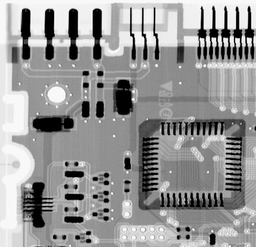
#> input picture Homework4/img/task_2.png, 256 x 247 px, shrunk from 464 x 448 before the run
$ python 2.3.py
#> lines starting #> are read from the running program, lines starting #| are printed output that depends on the picture; after the words box and inside, x2 and y2 are one past the last pixel; in counts of white or black regions, pixels touching at a corner belong together
### Homework4/src/noise.py
import numpy as np
from PIL import Image
import matplotlib.pyplot as plt
from show import show, show3

def GaussionNoise(sourceImage, mean, segma, view=False):
    """GaussionNoise add a additive Gaussion Noise with respective
       Mean and Segma to a image

        Args:
            sourceImage:    original image
            mean:           respective mean of the Gaussion noise
            segma:          respective segma of the Gaussion noise
            view:           The flag to decided to show the result image
                            Set to False default

        Returns:
            retImage:       a image polluted by a Gaussion noise
    """
    retImage = sourceImage + segma*np.random.randn(sourceImage.shape[0], sourceImage.shape[1])+mean
    for x in range(retImage.shape[0]):
        for y in range(retImage.shape[1]):
            if retImage[x][y] > 255:
                retImage[x][y] = 255
            elif retImage[x][y] < 0:
                retImage[x][y] = 0
            else:
                retImage[x][y] = int(retImage[x][y])

    if view:
        show(sourceImage, retImage, "GaussionNoise")

    return retImage

def salt_pepperNoise(sourceImage, saltP=0, pepperP=0, view=False):
    """salt_pepperNoise add a possible Noise with respective
       saltP and pepperP to a image

        Args:
            sourceImage:    original image
            saltP:          possibility of salt noise
            pepperP:        possibility of pepper noise
            view:           The flag to decided to show the result image
                            Set to False default

        Returns:
            retImage:       a image polluted by a salt_pepper noise
    """
    retImage = np.zeros(sourceImage.shape, dtype=sourceImage.dtype)
    retImage[:,:] = sourceImage[:,:]

    if saltP != 0:
        count = int(retImage.size * saltP)
        xHigh = retImage.shape[0]-1
        yHigh = retImage.shape[1]-1
        for i in range(count):
            x = np.random.random_integers(0, xHigh)
            y = np.random.random_integers(0, yHigh)
            retImage[x][y] = 255

    if pepperP != 0:
        count = int(retImage.size * pepperP)
        xHigh = retImage.shape[0]-1
        yHigh = retImage.shape[1]-1
        for i in range(count):
            x = np.random.random_integers(0, xHigh)
            y = np.random.random_integers(0, yHigh)
            retImage[x][y] = 0

    if view:
       show(sourceImage, retImage, "salt_pepperNoise")

    return retImage

def start():
    sourceImage = np.array(Image.open('task_2.png'))[:,:,0]
    noiseImage = saltNoise(sourceImage, 0.2, 0.2)

# [2 lines that do not run on import are left out]

### Homework4/src/hw2_filter.py
import numpy as np
from PIL import Image
import matplotlib.pyplot as plt

#
# change the entengImg's dtype from int to float
# change the output of filter2d's dtype from int to float
#

def extending(img, filterHeight, filterWidth):
    # extending image
    extendImg = np.zeros((img.shape[0]+(filterHeight-1)*2, img.shape[1]+(filterWidth-1)*2), dtype=float)
    height = extendImg.shape[0]
    width = extendImg.shape[1]
    imgHeight = img.shape[0]
    imgWidth = img.shape[1]

    # extend entity
    extendImg[filterHeight-1:filterHeight-1+imgHeight, filterWidth-1:filterWidth-1+imgWidth] = img

    # extend horizontal border
    extendImg[0:filterHeight-1, filterWidth-1:width-(filterWidth-1)] = img[0, :]
    extendImg[filterHeight-1+img.shape[0]:height, filterWidth-1:width-(filterWidth-1)] = img[img.shape[0]-1, :]

    # extend vetical border
    for i in range(filterHeight-1):
        extendImg[filterHeight-1:filterHeight-1+imgHeight, i] = img[:, 0]
        extendImg[filterHeight-1:filterHeight-1+imgHeight, width-(filterWidth-1)+i] = img[:, img.shape[1]-1]

    # extend cornor
    for i in range(filterHeight-1):
        for j in range(filterWidth-1):
            extendImg[0+i][0+j] = img[0][0]
            extendImg[filterHeight-1+imgHeight+i][0+j] = img[imgHeight-1][0]
            extendImg[0+i][filterWidth-1+imgWidth+j] = img[0][imgWidth-1]
            extendImg[filterHeight-1+imgHeight+i][filterWidth-1+imgWidth+j] = img[imgHeight-1][imgWidth-1]

    return extendImg

def filter2d(img, filter):

    # get the extendingImage
    extendImg = extending(img, filter.shape[0], filter.shape[1])

    # print ('After extending')
    # print (extendImg)

    height = extendImg.shape[0]
    width = extendImg.shape[1]
    filterHeight = filter.shape[0]
    filterWidth = filter.shape[1]

    # calculating
    correlateImg = np.zeros((height, width), dtype=extendImg.dtype)
    for x in range(height-(filterHeight-1)):
        for y in range(width-(filterWidth-1)):
            sum = 0
            for j in range(filterHeight):
                for k in range(filterWidth):
                    sum = sum + filter[j][k]*extendImg[x+j][y+k]
            correlateImg[x+int((filterHeight-1)/2)][y+int((filterWidth-1)/2)] = sum
    # print ('After calculating')
    # print (correlateImg)

    import math
    # cutting
    tarImg = np.zeros((img.shape[0], img.shape[1]), dtype=int)
    for x in range(tarImg.shape[0]):
        for y in range(tarImg.shape[1]):
            if math.isinf(correlateImg[x+filterHeight-1][y+filterWidth-1]):
                tarImg[x][y] = 255
            else:
                tarImg[x][y] = int((correlateImg[x+filterHeight-1][y+filterWidth-1]))
    # print ('After cutting')
    # print (tarImg)

    return tarImg


# [161 lines left out: functions highBoostFiltering, LaplaceFiltering, smoothFiltering, start, not called in this run]


# [2 lines that do not run on import are left out]

### Homework4/src/filters.py
import numpy as np
from PIL import Image
import matplotlib.pyplot as plt
from show import show, show3, show4

# [87 lines left out: functions contraHarmonicFilting, harmonicFilting, not called in this run]

def harmonicProcess(sourceImage, view=False):
    """HarmonicProcess using filter only shape [3,3]

        Args:
            sourceImage:    The original image
            view:           The flag to decided to show the result image
                            Set to False default

        Returns:
            rets:           The list contains the filted image
    """
    from hw2_filter import extending
    filter_size = [3]
    rets = []
    for size in filter_size:
        # extending
        extendingImage = extending(sourceImage, size, size)
        height, width = extendingImage.shape

        import math
        # calculating
        correlateImage = np.zeros((height, width), dtype=extendingImage.dtype)
        for x in range(height-(size-1)):
            for y in range(width-(size-1)):
                sum = 0
                for j in range(size):
                    for k in range(size):
                        if extendingImage[x+j][y+k] == 0.0:
                            sum = sum + math.inf
                        else:
                            sum = sum + 1/(extendingImage[x+j][y+k])
                correlateImage[x+int((size-1)/2)][y+int((size-1)/2)] = 1/sum

        # cutting
        tarImage = np.zeros(sourceImage.shape, dtype=float)
        for x in range(tarImage.shape[0]):
            for y in range(tarImage.shape[1]):
                tarImage[x][y] = int((correlateImage[x+size-1][y+size-1]))

        ret = np.zeros(sourceImage.shape, dtype=int)
        for x in range(ret.shape[0]):
            for y in range(ret.shape[1]):
                if math.isinf(tarImage[x][y]):
                    ret[x][y] = 255
                else:
                    ret[x][y] = int(size*size*tarImage[x][y])
        rets.append(ret)

    if view:
       show4(sourceImage, rets, "harmonic")

    return rets

def contraHarmonicProcess(sourceImage, Q=-1.5, view=False):
    """ContraharmonicProcess using filter only shape [3,3]
       Providing changeable Q to process filting
        Args:
            sourceImage:    The original image
            Q:              The Q factor using to process filting
                            Set to False default
            view:           The flag to decided to show the result image
                            Set to False default

        Returns:
            rets:           The list contains the filted image
    """
    filters = [np.ones((3,3), dtype=int)]
    from hw2_filter import filter2d
    rets=[]
    for item in filters:
        temp1 = filter2d(sourceImage**(Q+1), item)
        temp2 = filter2d(sourceImage**Q, item)
        ret = np.ones(sourceImage.shape, dtype=int)
        for x in range(ret.shape[0]):
            for y in range(ret.shape[1]):
                if temp2[x][y] == 0.0:
                    ret[x][y] = 255
                else:
                    ret[x][y] = int(temp1[x][y]/temp2[x][y])
        rets.append(ret)

    if view:
        show4(sourceImage, rets, 'contraHarmonic')

    return rets

# [25 lines left out: function arithmeticFilting, not called in this run]

def arithmetic_meanProcess(image, view=False):
    """Arithmetic_meanProcess using filter only shape [3,3]

        Args:
            image:  The original image
            view:   The flag to decided to show the result image
                    Set to False default

        Returns:
            rets:   The list contains the filted image
    """
    from hw2_filter import filter2d
    retImage = filter2d(image, np.ones((3,3), dtype=int))
    for x in range(retImage.shape[0]):
        for y in range(retImage.shape[1]):
            retImage[x][y] = int(retImage[x][y]/9)

    if view:
       show(image, retImage, "arithmetic_mean")

    return retImage

def geometric_meanProcess(image, view=False):
    """Geometic_meanProcess using filter only shape [3,3]

        Args:
            image:  The original image
            view:   The flag to decided to show the result image
                    Set to False default

        Returns:
            rets:   The list contains the filted image
    """
    from hw2_filter import extending
    extendingImage = extending(image, 3, 3)

    height = extendingImage.shape[0]
    width = extendingImage.shape[1]
    filterHeight = 3
    filterWidth = 3

    correlateImg = np.zeros((height, width), dtype=extendingImage.dtype)
    for x in range(height-(filterHeight-1)):
        for y in range(width-(filterWidth-1)):
            sum = 1
            for j in range(filterHeight):
                for k in range(filterWidth):
                    sum = sum * extendingImage[x+j][y+k]
            correlateImg[x+int((filterHeight-1)/2)][y+int((filterWidth-1)/2)] = sum

    # import math
    tarImage = np.zeros((image.shape[0], image.shape[1]), dtype=int)
    for x in range(tarImage.shape[0]):
        for y in range(tarImage.shape[1]):
            tarImage[x][y] = int(pow(correlateImg[x+filterHeight-1][y+filterWidth-1], 1/9))

    if view:
        show(image, tarImage, "geometric_mean")

    return tarImage

def medianProcess(image, view=False):
    """MedianProcess using filter only shape [3,3]
       Using the median value of neighborhood as the filting result

        Args:
            image:  The original image
            view:   The flag to decided to show the result image
                    Set to False default

        Returns:
            rets:   The list contains the filted image
    """
    from hw2_filter import extending
    extendingImage = extending(image, 3, 3)

    height = extendingImage.shape[0]
    width = extendingImage.shape[1]
    filterHeight = 3
    filterWidth = 3

    correlateImage = np.zeros((height, width), dtype=int)
    for x in range(height-(filterHeight-1)):
        for y in range(width-(filterWidth-1)):
            myList = [extendingImage[x+i][y+j] for i in range(filterHeight) for j in range(filterWidth)]
            retList = sorted(myList)
            correlateImage[x+int((filterHeight-1)/2)][y+int((filterWidth-1)/2)] = int(retList[int((filterHeight+filterWidth)/2)])

    if view:
        show(image, correlateImage, "medianProcess")
    return correlateImage

def maxProcess(image, view=False):
    """MaxProcess using filter only shape [3,3]
       Using the maximal value of neighborhood as the filting result

        Args:
            image:  The original image
            view:   The flag to decided to show the result image
                    Set to False default

        Returns:
            rets:   The list contains the filted image
    """
    from hw2_filter import extending
    extendingImage = extending(image, 3, 3)

    height = extendingImage.shape[0]
    width = extendingImage.shape[1]
    filterHeight = 3
    filterWidth = 3

    correlateImage = np.zeros((height, width), dtype=int)
    for x in range(height-(filterHeight-1)):
        for y in range(width-(filterWidth-1)):
            myList = [extendingImage[x+i][y+j] for i in range(filterHeight) for j in range(filterWidth)]
            retList = sorted(myList)
            correlateImage[x+int((filterHeight-1)/2)][y+int((filterWidth-1)/2)] = int(retList[-1])

    if view:
        show(image, correlateImage, "maxProcess")

    return correlateImage

def minProcess(image, view=False):
    """MinProcess using filter only shape [3,3]
       Using the minimal value of neighborhood as the filting result

        Args:
            image:  The original image
            view:   The flag to decided to show the result image
                    Set to False default

        Returns:
            rets:   The list contains the filted image
    """
    from hw2_filter import extending
    extendingImage = extending(image, 3, 3)

    height = extendingImage.shape[0]
    width = extendingImage.shape[1]
    filterHeight = 3
    filterWidth = 3

    correlateImage = np.zeros((height, width), dtype=int)
    for x in range(height-(filterHeight-1)):
        for y in range(width-(filterWidth-1)):
            myList = [extendingImage[x+i][y+j] for i in range(filterHeight) for j in range(filterWidth)]
            retList = sorted(myList)
            correlateImage[x+int((filterHeight-1)/2)][y+int((filterWidth-1)/2)] = int(retList[0])

    if view:
        show(image, correlateImage, "minProcess")

    return correlateImage

# [5 lines left out: function start, not called in this run]

# [2 lines that do not run on import are left out]

### Homework4/src/show.py
import matplotlib.pyplot as plt

def show4(sourceImage, rets, name):
    plt.subplot(121)
    plt.title('Original Image')
    plt.imshow(sourceImage, cmap='gray')

    plt.subplot(122)
    plt.title('3*3-'+name)
    plt.imshow(rets[0], cmap='gray')
    plt.show()

# [13 lines left out: function show3, not called in this run]

def show(sourceImage, retImage, name):
    plt.subplot(121)
    plt.title('Original Image')
    plt.imshow(sourceImage, cmap='gray')

    plt.subplot(122)
    plt.title(name)
    plt.imshow(retImage, cmap='gray')
    plt.show()

### Homework4/src/2.3.py
import numpy as np
from PIL import Image

def process3(sourceImage, view=False):
    print ('Processing 3:')
    from filters import arithmetic_meanProcess, geometric_meanProcess, maxProcess, minProcess, medianProcess
    arithmetic_meanProcess(sourceImage, view)
    geometric_meanProcess(sourceImage, view)
    maxProcess(sourceImage, view)
    minProcess(sourceImage, view)
    medianProcess(sourceImage, view)

def process2(sourceImage, view=False):
    print ('Processing 2:')
    from filters import harmonicProcess, contraHarmonicProcess
    harmonicProcess(sourceImage, view)
    contraHarmonicProcess(sourceImage, -1.5, view)
    contraHarmonicProcess(sourceImage, 1.5, view)

def process1(sourceImage, view=False):
    print ('Processing 1:')
    from filters import arithmetic_meanProcess, geometric_meanProcess, medianProcess
    arithmetic_meanProcess(sourceImage, view)
    geometric_meanProcess(sourceImage, view)
    medianProcess(sourceImage, view)

def start():
    sourceImage = np.array(Image.open('../img/task_2.png'))[:,:,0]

    from noise import GaussionNoise
    GaussionNoiseImage = GaussionNoise(sourceImage, 0, 40)
    process1(GaussionNoiseImage, True)
#> after the loop in extending, `for i in range(filterHeight-1):`:
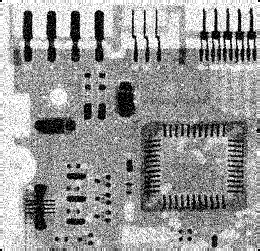
#> extendImg: shape (251, 260) float64; min 0, max 255, mean 151.4
#> after the loop in extending, `for i in range(filterHeight-1):`: extendImg: shape (251, 260) float64; 0.02% of pixels changed, all inside (x1, y1, x2, y2) = (0, 0, 260, 251)

    from noise import salt_pepperNoise
    salt_pepperNoiseImage = salt_pepperNoise(sourceImage, 0.2)
#> after the loop in salt_pepperNoise, `for i in range(count):`: retImage: shape (247, 256); min 0, max 255, mean 170
    process2(salt_pepperNoiseImage, True)
#> after the loop in harmonicProcess, `for size in filter_size:`: rets = 1 item
#> the loop in contraHarmonicProcess, `for item in filters:` made 1 pass
#> after the loop in contraHarmonicProcess, `for item in filters:`:
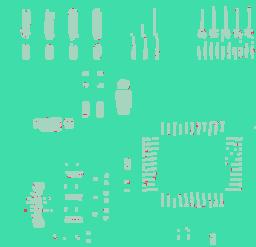
#> ret: shape (247, 256) int64; 5 distinct labels, from 1 to 255; one colour per label, 0 black
#> call 2 of contraHarmonicProcess, with Q = 1.5, view = True
#> the loop in contraHarmonicProcess (call 2), `for item in filters:` made 1 pass
#> pass 1, in contraHarmonicProcess (call 2), `temp1 = filter2d(sourceImage**(Q+1), item)`:
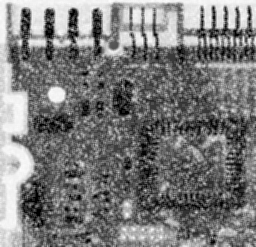
#> temp1: shape (247, 256) int64; min 0, max 9225339, mean 4452274.6; drawn with min black and max white
#> after the loop in contraHarmonicProcess (call 2), `for item in filters:`:
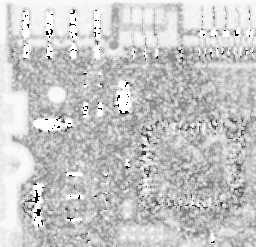
#> ret: shape (247, 256) int64; min 1, max 255, mean 198.9

    salt_pepperNoiseImage = salt_pepperNoise(sourceImage, 0.2, 0.2)
#> call 2 of salt_pepperNoise, with saltP = 0.2, pepperP = 0.2, view = False
#> the loop in salt_pepperNoise (call 2), `for i in range(count):` made 12646 passes
#> (x, y) on passes 1 to 3: (187, 88), (216, 125), (13, 118)
#> after the loop in salt_pepperNoise (call 2), `for i in range(count):`:
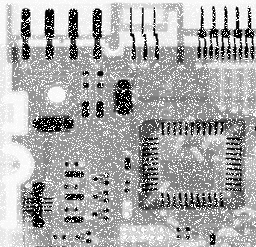
#> retImage: shape (247, 256); min 0, max 255, mean 169.8
#> the loop in salt_pepperNoise (call 2), `for i in range(count):` made 12646 passes
#> (x, y) on passes 1 to 3: (221, 218), (123, 255), (55, 255)
#> after the loop in salt_pepperNoise (call 2), `for i in range(count):`: retImage: shape (247, 256); 17.43% of pixels changed, all inside (x1, y1, x2, y2) = (0, 0, 256, 247)
    process3(salt_pepperNoiseImage, True)
#> after the loop in extending (call 9), `for i in range(filterHeight-1):`:
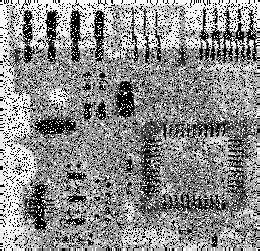
#> extendImg: shape (251, 260) float64; min 0, max 255, mean 140.4
#> call 2 of geometric_meanProcess, with view = True
#> after the loop in geometric_meanProcess (call 2), `for x in range(height-(filterHeight-1)):`:
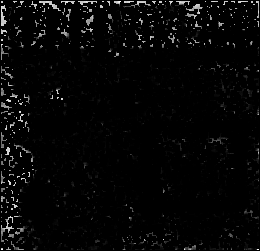
#> correlateImg: shape (251, 260) float64; min 0, max 4.56e+21, mean 1.19e+20; drawn with min black and max white
#> in maxProcess, `height = extendingImage.shape[0]`: height = 251
#> in maxProcess, `width = extendingImage.shape[1]`: width = 260
#> in minProcess, `height = extendingImage.shape[0]`: height = 251
#> in minProcess, `width = extendingImage.shape[1]`: width = 260

if __name__ == '__main__':
    start()
